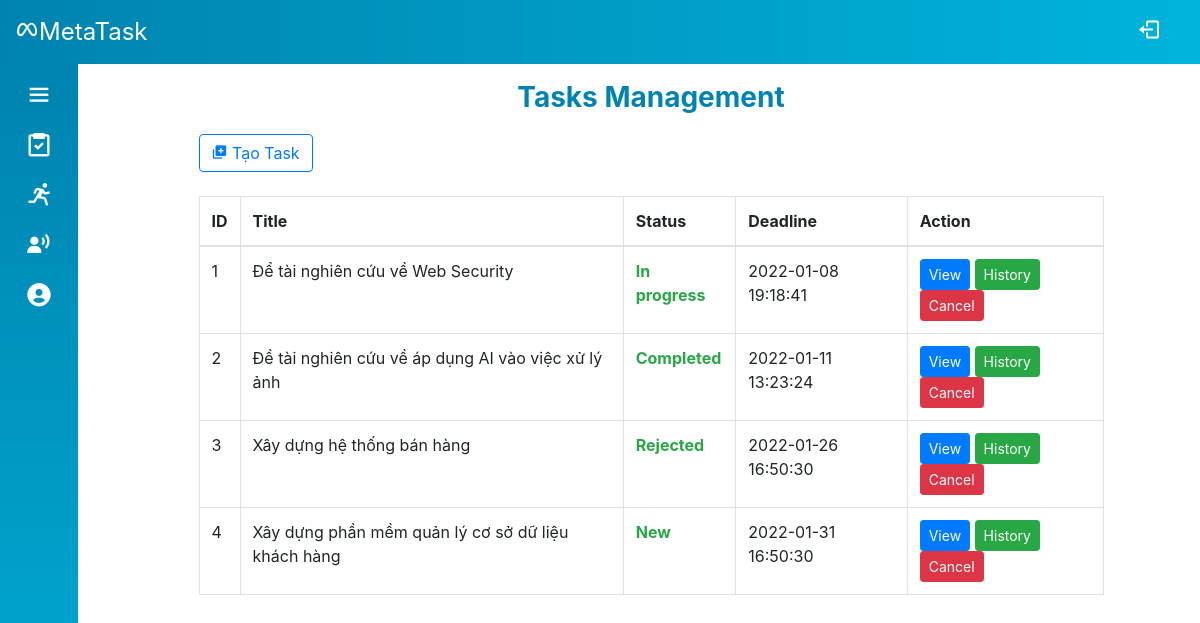
/Source/mvc/index.php (signed in), run on the app's committed database.
### tables this page shows
CREATE TABLE `task` (
  `id` int(6) UNSIGNED NOT NULL,
  `manager_id` int(6) UNSIGNED NOT NULL,
  `staff_id` int(6) UNSIGNED NOT NULL,
  `title` varchar(100) NOT NULL,
  `description` varchar(1000) DEFAULT NULL,
  `status` varchar(30) DEFAULT 'New',
  `rating` varchar(10) DEFAULT NULL,
  `date_created` timestamp NOT NULL DEFAULT current_timestamp(),
  `deadline` datetime NOT NULL
);

### Source/mvc/controllers/base_controller.php (called while the page is built, shortened)
<?php
    class BaseController {
        protected $name;
        public function render($view, $data = array()) {
            extract($data);
            require_once('views/' .$this->name . '/' . $view . '.php');
            $content = ob_get_clean();
            require_once('views/layout/template.php');
        }
    }
?>

### Source/mvc/controllers/task_controller.php (called while the page is built, shortened)
<?php
require_once('models/Task.php');
require_once('base_controller.php');
class TaskController extends BaseController
{
    public function indexManager()
    {
        $tasks = Task::getAll($_SESSION['id']);
        $data = array('tasks' => $tasks);
        $this->render('indexManager', $data);
    }
}

### Source/mvc/route.php (called while the page is built, shortened)
<?php
$obj = new $className();
$obj->$action();

### Source/mvc/index.php (called while the page is built, shortened)
<?php
require_once('route.php');

### Source/mvc/models/Task.php (called while the page is built, shortened)
<?php
class Task
{
    public function __construct(
        $id,
        $managerID,
        $staffID,
        $title,
        $description,
        $status,
        $rating,
        $date,
        $deadline,
    ) {
        $this->id = $id;
        $this->title = $title;
        $this->status = $status;
        $this->deadline = $deadline;
    }
    public static function getAll($managerID)
    {
        $sql = "SELECT * FROM task WHERE manager_id = :managerID";
        $conn = DB::getConnection();
        $stm = $conn->prepare($sql);
        $stm->execute(array('managerID' => $managerID));
        $data = array();
        foreach ($stm->fetchAll() as $item) {
            $data[] = new Task($item['id'], $item['manager_id'], $item['staff_id'], $item['title'], $item['description'], $item['status'], $item['rating'], $item['date_created'], $item['deadline']);
        }
        return $data;
    }
}

### Source/mvc/views/task/indexManager.php (the view, shortened to what this page needs)
<div class="container-fluid">
    <div class="row">
        <div class="col-12 col-md-10 offset-md-1">
            <div class="profile-info">
                <div class="info-header mb-3">Tasks Management</div>
                <div class="info-body">
                    <button class="btn btn-outline-primary" type="button" data-toggle="modal" data-target="#task-createTask-modal">
                        <i class='bx bxs-add-to-queue'></i> Tạo Task
                    </button>
                    <div class="table-wrapper-scroll-y">
                        <table class="table table-bordered table-hover mt-4 table-responsive-md">
                            <thead>
                                <tr>
                                    <th>ID</th>
                                    <th>Title</th>
                                    <th>Status</th>
                                    <th>Deadline</th>
                                    <th>Action</th>
                                </tr>
                            </thead>
                            <tbody id="table-body">
                                <?php
                                foreach ($data['tasks'] as $s) {
                                ?>
                                    <tr>
                                        <td class="task-id"><?= $s->id ?></td>
                                        <td><?= $s->title ?></td>
                                        <td class="task-status text-success font-weight-bold"><?= $s->status ?></td>
                                        <td><?= $s->deadline ?></td>
                                        <td>
                                            <a class="btn btn-sm btn-primary" href="?controller=task&action=viewManager&id=<?= $s->id ?>">View</a>
                                            <a class="btn btn-sm btn-success" href="?controller=task&action=indexHistory&id=<?= $s->id ?>">History</a>
                                            <button onclick="cancelTask(this)" class="btn btn-sm btn-danger" data-toggle="modal" data-target="#task-cancel-modal" data="<?= $s->id ?>">Cancel</button>
                                        </td>
                                    </tr>
                                <?php
                                }
                                ?>
                            </tbody>
                        </table>
                    </div>
                </div>
            </div>
        </div>
    </div>
</div>

### Source/mvc/views/layout/template.php (shortened to what this page needs)
<!DOCTYPE html>
<html lang="en">
<head>
    <link rel="stylesheet" href="https://maxcdn.bootstrapcdn.com/bootstrap/4.5.2/css/bootstrap.min.css" />
    <link rel="stylesheet" href="./style.css" />
    <link href="https://unpkg.com/boxicons@2.1.1/css/boxicons.min.css" rel="stylesheet" />
</head>
<body>
    <?= include_once('header.php') ?>
    <?= include_once('sidebar.php') ?>
    <div class="home-content">
        <?= $content ?>
    </div>
</body>
</html>

### Source/mvc/views/layout/header.php (shortened to what this page needs)
<header class="header">
    <div class="container-fluid">
        <div class="row header-content">
            <div class="col-8">
                <div class="logo">
                    <i class="bx bxl-meta"></i><span class="log-name">MetaTask</span>
                </div>
            </div>
            <div class="col-4">
                <div id="log-out" data-toggle="tooltip" data-placement="bottom" title="Log out">
                    <a href="?controller=login&action=logout"><i class="bx bx-log-out d-none d-sm-inline-block"></i></a>
                </div>
            </div>
        </div>
    </div>
</header>

### Source/mvc/views/layout/sidebar.php (shortened to what this page needs)
<div class="sidebar">
    <div class="menu">
        <i class="bx bx-menu d-none d-sm-inline-block" id="menu-btn"></i>
    </div>
    <?php include_once('navbar.php') ?>
</div>

### Source/mvc/views/layout/navbar.php (shortened to what this page needs)
<?php
$role = $_SESSION['role'];
$taskAction = $role == 1 ? 'indexStaff' : 'indexManager';
?>
<ul class="nav-list">
    <li>
        <a href="?controller=task&action=<?= $taskAction ?>" data-toggle="tooltip" data-placement="right" title="Task Management">
            <i class="bx bx-task"></i>
        </a>
    </li>
    <li>
        <a href="?controller=leave&action=index" data-toggle="tooltip" data-placement="right" title="Leaves Management">
            <i class="bx bx-run"></i>
        </a>
    </li>
    <?php
    $html = ob_get_clean();
    if ($role != 3) {
        echo $html;
    }
    ?>
    <li>
        <a href="?controller=leave&action=indexRequest" data-toggle="tooltip" data-placement="right" title="Requests Management">
            <i class='bx bxs-user-voice'></i>
        </a>
    </li>
    <?php
    $html = ob_get_clean();
    if ($role != 1) {
        echo $html;
    }
    ?>
    <li>
        <a href="?controller=user&action=viewProfile" data-toggle="tooltip" data-placement="right" title="Profile">
            <i class="bx bxs-user-circle"></i>
        </a>
    </li>
</ul>

### Source/mvc/style.css (style rules this page uses)
* { padding: 0; margin: 0; box-sizing: border-box; list-style-type: none; }
body { position: relative; min-height: 100vh; width: 100%; }
.header { position: fixed; top: 0; left: 0; z-index: 1; background: #00b4db; background: -webkit-linear-gradient( to right, #0083b0, #00b4db ); background: linear-gradient( to right, #0083b0, #00b4db ); color: #fff; height: 64px; width: 100%; }
.header-content { font-size: 24px; line-height: 64px; }
.header .logo { display: inline-block; }
.header #log-out { float: right; }
.header #log-out a { display: inline-block; border-radius: 12px; padding: 0 24px; transition: all 0.3s ease; }
.sidebar { position: fixed; top: 64px; left: 0; height: 100%; padding: 6px 14px; width: 78px; transition: all 0.4s ease; background: #00b4db; background: -webkit-linear-gradient( to bottom, #0083b0, #00b4db ); background: linear-gradient( to bottom, #0083b0, #00b4db ); }
.menu { width: 100%; }
.sidebar #menu-btn { min-width: 50px; height: 50px; line-height: 50px; font-size: 28px; color: #fff; text-align: center; border-radius: 12px; cursor: pointer; }
.header #log-out a, .sidebar .nav-list a { color: #fff; }
.sidebar .nav-list li { height: 50px; width: 100%; margin: 0; line-height: 50px; text-align: center; }
.sidebar .nav-list li > a { text-decoration: none; display: flex; align-items: center; border-radius: 12px; transition: all 0.3s ease; }
.header-content .menu i, .sidebar .nav-list li i { height: 50px; min-width: 50px; line-height: 50px; border-radius: 12px; font-size: 28px; }
.home-content { position: absolute; top: 64px; left: 78px; width: calc(100% - 78px); height: 100%; margin: 12px; transition: all 0.4s ease; }
.profile-info, .profile-img { height: 360px; }
.modal .modal-header .modal-title, .profile-info .info-header { text-align: center; font-size: 28px; font-weight: 700; color: #0083b0; }
.table-wrapper-scroll-y { height: 60vh; overflow: auto; }

### data on the page
task: id "1", title "Để tài nghiên cứu về Web Security", status "In progress", deadline "2022-01-08 19:18:41"
task: id "2", title "Đề tài nghiên cứu về áp dụng AI vào việc xử lý ảnh", status "Completed", deadline "2022-01-11 13:23:24"
task: id "3", title "Xây dựng hệ thống bán hàng", status "Rejected", deadline "2022-01-26 16:50:30"
task: id "4", title "Xây dựng phần mềm quản lý cơ sở dữ liệu khách hàng", status "New", deadline "2022-01-31 16:50:30"
